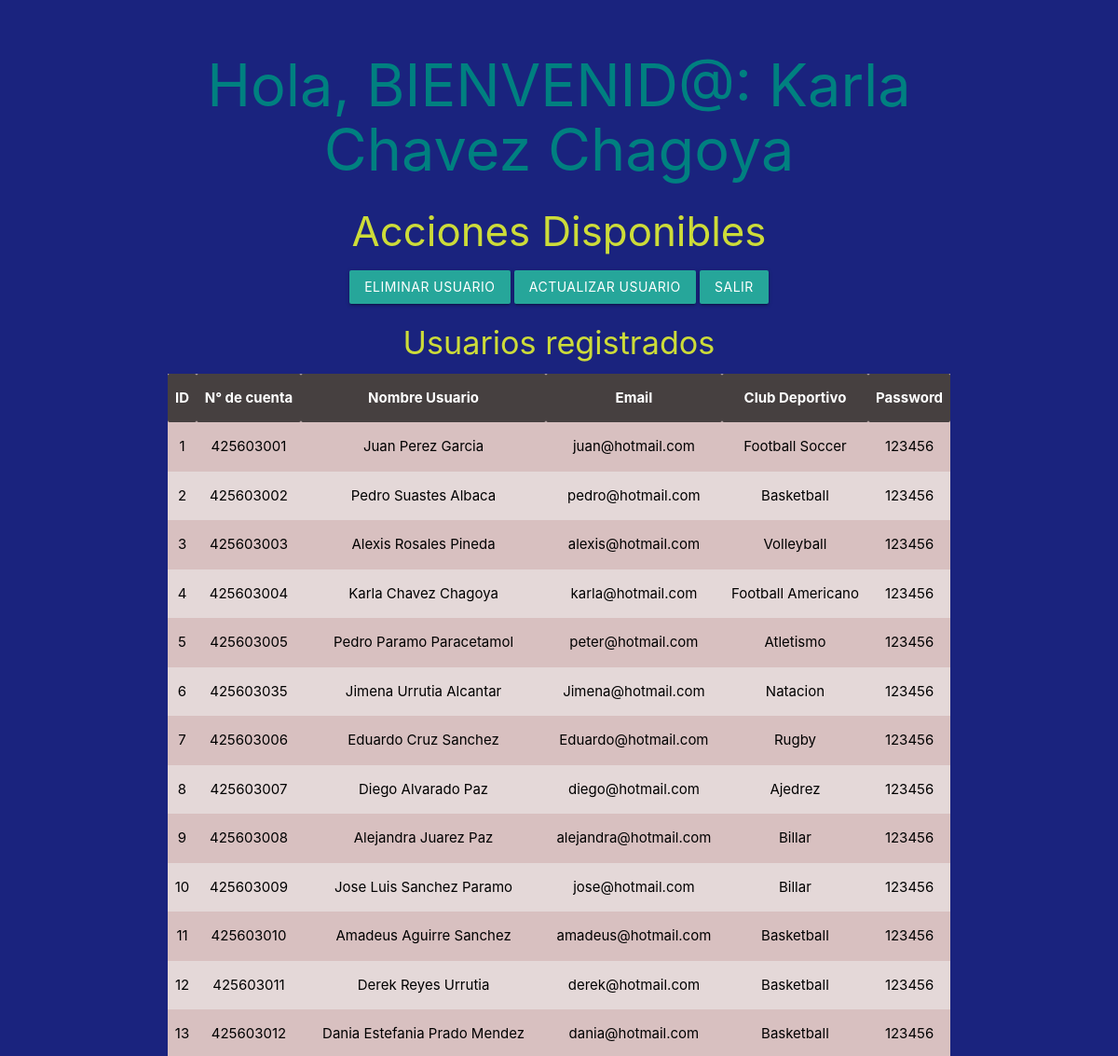
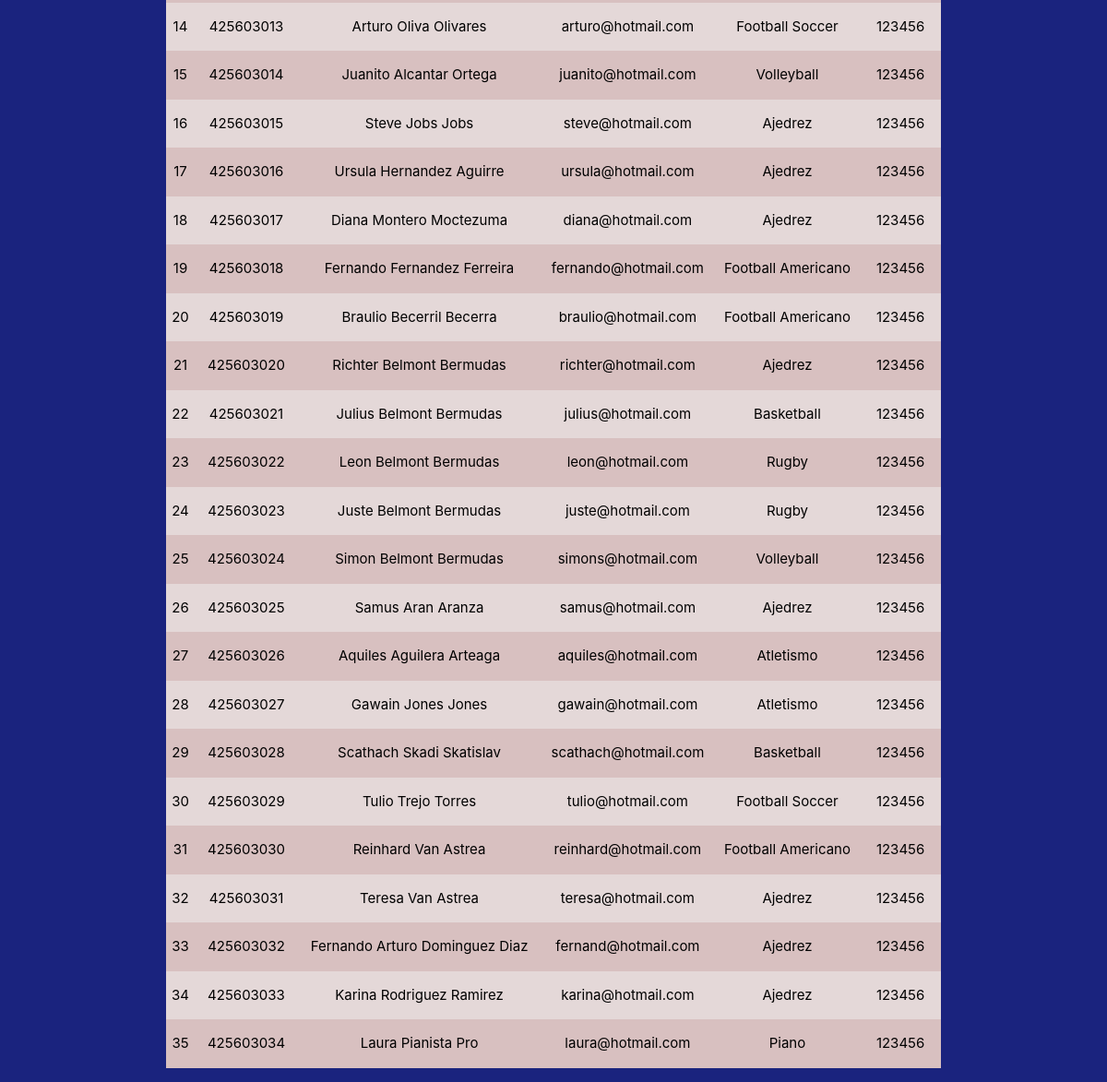
Screenshot of /Principal.php (signed in) with the database file from the repository (2 pictures, top to bottom).
### tables this page shows
CREATE TABLE `registros`(
`id_registro` int (10) not null auto_increment PRIMARY KEY,
`no_cuenta` int(10) not null,
`nombre_usuario` text not null,
`email` text not null,
`club_deportivo` text not null,
`password` varchar (8) not null
);

### tablita.php (the view, shortened to what this page needs)
<!DOCTYPE html>
<html lang="en">
<head>
    <link rel="stylesheet" href="https://cdnjs.cloudflare.com/ajax/libs/materialize/1.0.0/css/materialize.min.css">
</head>
<body>
    <?php
    $consulta_sql = "SELECT * FROM registros";
    $resultado = $conexion->query($consulta_sql);
    $count = mysqli_num_rows($resultado);
    ?>
    <table style="background-color:rgb(216, 192, 192);" class="striped">
        <tr>
            <th style="background-color:#464040; color:white; text-align:center;">ID</th>
            <th style="background-color:#464040; color:white; text-align:center;">N° de cuenta</th>
            <th style="background-color:#464040; color:white; text-align:center;">Nombre Usuario</th>
            <th style="background-color:#464040; color:white; text-align:center;">Email</th>
            <th style="background-color:#464040; color:white; text-align:center;">Club Deportivo</th>
            <th style="background-color:#464040; color:white; text-align:center;">Password</th>
        </tr>
        <?php
        if ($count > 0) {
            while ($row = mysqli_fetch_assoc($resultado)) {
                echo "<tr>";
                echo "<td style='color:black; text-align:center;'>" . $row['id_registro'] . "</td>";
                echo "<td style='color:black; text-align:center;'>" . $row['no_cuenta'] . "</td>";
                echo "<td style='color:black; text-align:center;'>" . $row['nombre_usuario'] . "</td>";
                echo "<td style='color:black; text-align:center;'>" . $row['email'] . "</td>";
                echo "<td style='color:black; text-align:center;'>" . $row['club_deportivo'] . "</td>";
                echo "<td style='color:black; text-align:center;'>" . $row['password'] . "</td>";
                echo "</tr>";
            }
        } else {
            echo "<h1>Sin registro</h1>";
        }
        ?>
        <div class="lime-text" style="text-align:center;">
            <h3 style="text-align:center;">Acciones Disponibles</h3>
            <a href="./logica/eliminarUsuario/eliminar.html"><button class="btn waves-effect waves-light">Eliminar
                    Usuario</button></a>
            <a href="./logica/actualizarUsuario/tablitaActualizable.php"><button
                    class="btn waves-effect waves-light">Actualizar Usuario</button></a>
            <a href="./logica/salir.php"><button class="btn waves-effect waves-light">SALIR</button></a>
                    <h4 style="text-align:center;">Usuarios registrados</h4>
        </div>
    </table>
</body>
</html>

### Principal.php (shortened to what this page needs)
<!DOCTYPE html>
<html lang="en">
<head>
    <link rel="stylesheet" href="https://cdnjs.cloudflare.com/ajax/libs/materialize/1.0.0/css/materialize.min.css">
</head>
<body style="background-color:#1a237e;">
    <div class="container section" style="text-align:center; color:teal">
        <?php
        include "./logica/conexion.php";
        $no_cuenta = $_SESSION['usermane'];
        if (!isset($no_cuenta)) {
            header("location: index.php");
        } else {
            $consulta_sql = "SELECT * FROM registros WHERE no_cuenta=" . $no_cuenta;
            $resultado = $conexion->query($consulta_sql);
            $row = mysqli_fetch_assoc($resultado);
            echo "<h1> Hola, BIENVENID@: " . $row['nombre_usuario'] . " </h1> ";
            include "./tablita.php";
        }
        ?>
    </div>
</body>
</html>

### rows the page displays
registros: nombre_usuario "Karla Chavez Chagoya", id_registro "4", no_cuenta "425603004", email "karla@hotmail.com", club_deportivo "Football Americano", password "123456"
registros: id_registro "1", no_cuenta "425603001", nombre_usuario "Juan Perez Garcia", email "juan@hotmail.com", club_deportivo "Football Soccer", password "123456"
registros: id_registro "2", no_cuenta "425603002", nombre_usuario "Pedro Suastes Albaca", email "pedro@hotmail.com", club_deportivo "Basketball", password "123456"
registros: id_registro "3", no_cuenta "425603003", nombre_usuario "Alexis Rosales Pineda", email "alexis@hotmail.com", club_deportivo "Volleyball", password "123456"
registros: id_registro "5", no_cuenta "425603005", nombre_usuario "Pedro Paramo Paracetamol", email "peter@hotmail.com", club_deportivo "Atletismo", password "123456"
registros: id_registro "6", no_cuenta "425603035", nombre_usuario "Jimena Urrutia Alcantar", email "Jimena@hotmail.com", club_deportivo "Natacion", password "123456"
registros: id_registro "7", no_cuenta "425603006", nombre_usuario "Eduardo Cruz Sanchez", email "Eduardo@hotmail.com", club_deportivo "Rugby", password "123456"
registros: id_registro "8", no_cuenta "425603007", nombre_usuario "Diego Alvarado Paz", email "diego@hotmail.com", club_deportivo "Ajedrez", password "123456"
registros: id_registro "9", no_cuenta "425603008", nombre_usuario "Alejandra Juarez Paz", email "alejandra@hotmail.com", club_deportivo "Billar", password "123456"
registros: id_registro "10", no_cuenta "425603009", nombre_usuario "Jose Luis Sanchez Paramo", email "jose@hotmail.com", club_deportivo "Billar", password "123456"
registros: id_registro "11", no_cuenta "425603010", nombre_usuario "Amadeus Aguirre Sanchez", email "amadeus@hotmail.com", club_deportivo "Basketball", password "123456"
registros: id_registro "12", no_cuenta "425603011", nombre_usuario "Derek Reyes Urrutia", email "derek@hotmail.com", club_deportivo "Basketball", password "123456"
registros: id_registro "13", no_cuenta "425603012", nombre_usuario "Dania Estefania Prado Mendez", email "dania@hotmail.com", club_deportivo "Basketball", password "123456"
registros: id_registro "14", no_cuenta "425603013", nombre_usuario "Arturo Oliva Olivares", email "arturo@hotmail.com", club_deportivo "Football Soccer", password "123456"
registros: id_registro "15", no_cuenta "425603014", nombre_usuario "Juanito Alcantar Ortega", email "juanito@hotmail.com", club_deportivo "Volleyball", password "123456"
registros: id_registro "16", no_cuenta "425603015", nombre_usuario "Steve Jobs Jobs", email "steve@hotmail.com", club_deportivo "Ajedrez", password "123456"
registros: id_registro "17", no_cuenta "425603016", nombre_usuario "Ursula Hernandez Aguirre", email "ursula@hotmail.com", club_deportivo "Ajedrez", password "123456"
registros: id_registro "18", no_cuenta "425603017", nombre_usuario "Diana Montero Moctezuma", email "diana@hotmail.com", club_deportivo "Ajedrez", password "123456"
registros: id_registro "19", no_cuenta "425603018", nombre_usuario "Fernando Fernandez Ferreira", email "fernando@hotmail.com", club_deportivo "Football Americano", password "123456"
registros: id_registro "20", no_cuenta "425603019", nombre_usuario "Braulio Becerril Becerra", email "braulio@hotmail.com", club_deportivo "Football Americano", password "123456"
registros: id_registro "21", no_cuenta "425603020", nombre_usuario "Richter Belmont Bermudas", email "richter@hotmail.com", club_deportivo "Ajedrez", password "123456"
registros: id_registro "22", no_cuenta "425603021", nombre_usuario "Julius Belmont Bermudas", email "julius@hotmail.com", club_deportivo "Basketball", password "123456"
registros: id_registro "23", no_cuenta "425603022", nombre_usuario "Leon Belmont Bermudas", email "leon@hotmail.com", club_deportivo "Rugby", password "123456"
registros: id_registro "24", no_cuenta "425603023", nombre_usuario "Juste Belmont Bermudas", email "juste@hotmail.com", club_deportivo "Rugby", password "123456"
registros: id_registro "25", no_cuenta "425603024", nombre_usuario "Simon Belmont Bermudas", email "simons@hotmail.com", club_deportivo "Volleyball", password "123456"
registros: id_registro "26", no_cuenta "425603025", nombre_usuario "Samus Aran Aranza", email "samus@hotmail.com", club_deportivo "Ajedrez", password "123456"
registros: id_registro "27", no_cuenta "425603026", nombre_usuario "Aquiles Aguilera Arteaga", email "aquiles@hotmail.com", club_deportivo "Atletismo", password "123456"
registros: id_registro "28", no_cuenta "425603027", nombre_usuario "Gawain Jones Jones", email "gawain@hotmail.com", club_deportivo "Atletismo", password "123456"
registros: id_registro "29", no_cuenta "425603028", nombre_usuario "Scathach Skadi Skatislav", email "scathach@hotmail.com", club_deportivo "Basketball", password "123456"
registros: id_registro "30", no_cuenta "425603029", nombre_usuario "Tulio Trejo Torres", email "tulio@hotmail.com", club_deportivo "Football Soccer", password "123456"
registros: id_registro "31", no_cuenta "425603030", nombre_usuario "Reinhard Van Astrea", email "reinhard@hotmail.com", club_deportivo "Football Americano", password "123456"
registros: id_registro "32", no_cuenta "425603031", nombre_usuario "Teresa Van Astrea", email "teresa@hotmail.com", club_deportivo "Ajedrez", password "123456"
registros: id_registro "33", no_cuenta "425603032", nombre_usuario "Fernando Arturo Dominguez Diaz", email "fernand@hotmail.com", club_deportivo "Ajedrez", password "123456"
registros: id_registro "34", no_cuenta "425603033", nombre_usuario "Karina Rodriguez Ramirez", email "karina@hotmail.com", club_deportivo "Ajedrez", password "123456"
registros: id_registro "35", no_cuenta "425603034", nombre_usuario "Laura Pianista Pro", email "laura@hotmail.com", club_deportivo "Piano", password "123456"
